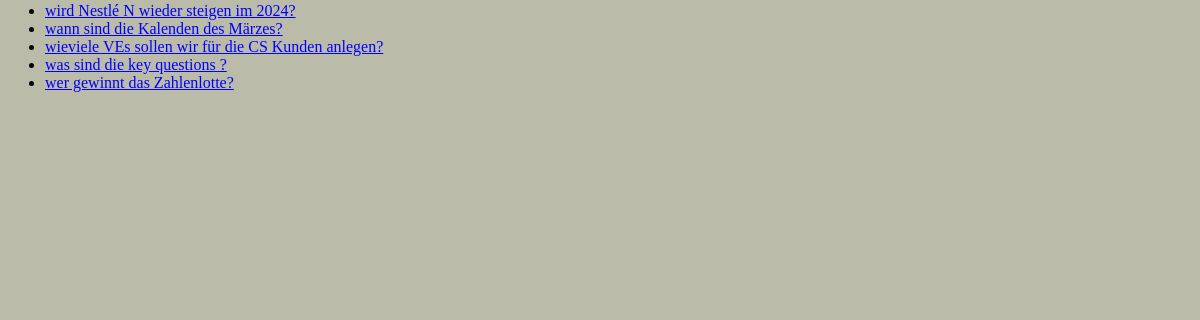
Screenshot of /polls/ with the database file from the repository.
### polls/models.py (models this page shows, shortened)
class Question(models.Model):
  question_text = models.CharField(max_length=200)
  pub_date = models.DateTimeField("date published")

### polls/views.py (the view)
# urls.py: path("", views.index, name="index"),
def index(request):
  latest_question_list = Question.objects.order_by("-pub_date")[:5]
  template = loader.get_template("polls/index.html")
  context = {
   "latest_question_list": latest_question_list,
  }
  return HttpResponse(template.render(context, request))

### polls/templates/polls/index.html
{% load static %}
<link rel="stylesheet" href="{% static 'polls/style.css' %}">
{% if latest_question_list %}
    <ul>
    {% for question in latest_question_list %}
        <li><a href="{% url 'polls:detail' question.id %}">{{ question.question_text }}</a></li>
    {% endfor %}
    </ul>
{% else %}
    <p>No polls are available.</p>
{% endif %}

### polls/static/style.css (style rules this page uses)
LI { font-family: "Verdana"; font-size: 12pt; font-weight: normal }
a:link { background: transparent;color: #0000FF; }

### rows the page displays
Question: question_text "wird Nestlé N wieder steigen im 2024?"
Question: question_text "wann sind die Kalenden des Märzes?"
Question: question_text "wieviele VEs sollen wir für die CS Kunden anlegen?"
Question: question_text "was sind die key questions ?"
Question: question_text "wer gewinnt das Zahlenlotte?"
